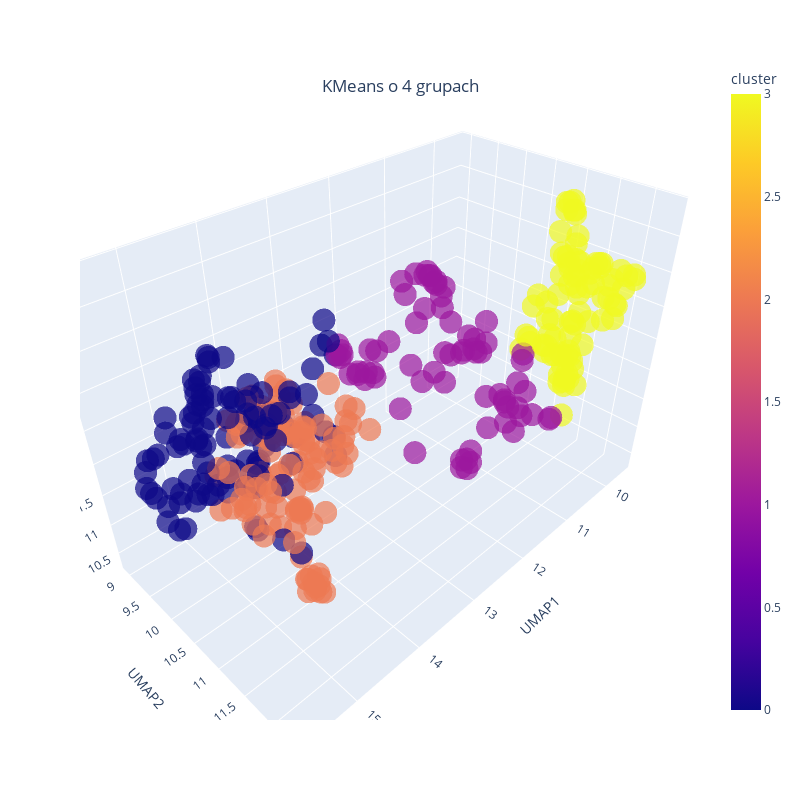

Notebook code for this chart:
### Markdown cell above
a. 4 klastry

### Code cell
kmeans = KMeans(n_clusters=4, random_state=0)
kmeans_labels = kmeans.fit_predict(umap_result)

transcripts_kmeans1 = transcripts.copy()
transcripts_kmeans1['cluster'] = kmeans_labels

fig = px.scatter_3d(transcripts_kmeans1, x=umap_result[:,0], y = umap_result[:,1], z= umap_result[:,2],
                    color = "cluster",opacity=0.7,
                    labels = {"x" :"UMAP1", "y": "UMAP2", "z" : "UMAP3"})
                    

fig.update_layout(title ="KMeans o 4 grupach", title_x =0.5, title_y=0.9, width=800, height=800)

### Figure 1 — Plotly figure (JSON) as saved in the notebook; plotly's stock layout.template omitted (floating-point values rounded to 4 significant figures; data arrays with more than 128 entries replaced by an {"elided": "..."} marker saying what was removed)
{"data": [{"hovertemplate": "UMAP1=%{x}<br>UMAP2=%{y}<br>UMAP3=%{z}<br>cluster=%{marker.color}<extra></extra>", "legendgroup": "", "marker": {"color": {"elided": "376 int values"}, "coloraxis": "coloraxis", "opacity": 0.7, "symbol": "circle"}, "mode": "markers", "name": "", "scene": "scene", "showlegend": false, "type": "scatter3d", "x": {"elided": "376 float values"}, "y": {"elided": "376 float values"}, "z": {"elided": "376 float values"}}], "layout": {"coloraxis": {"colorbar": {"title": {"text": "cluster"}}, "colorscale": [[0, "#0d0887"], [0.1111, "#46039f"], [0.2222, "#7201a8"], [0.3333, "#9c179e"], [0.4444, "#bd3786"], [0.5556, "#d8576b"], [0.6667, "#ed7953"], [0.7778, "#fb9f3a"], [0.8889, "#fdca26"], [1, "#f0f921"]]}, "height": 800, "legend": {"tracegroupgap": 0}, "margin": {"t": 60}, "scene": {"domain": {"x": [0, 1], "y": [0, 1]}, "xaxis": {"title": {"text": "UMAP1"}}, "yaxis": {"title": {"text": "UMAP2"}}, "zaxis": {"title": {"text": "UMAP3"}}}, "title": {"text": "KMeans o 4 grupach", "x": 0.5, "y": 0.9}, "width": 800}}
